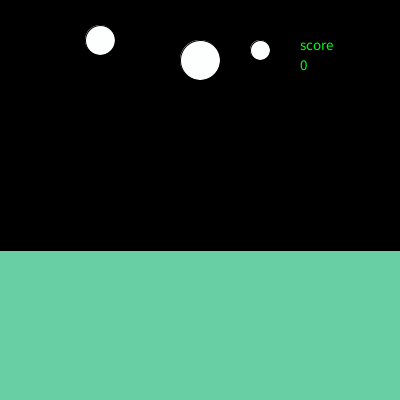
Frame 1 (no input)
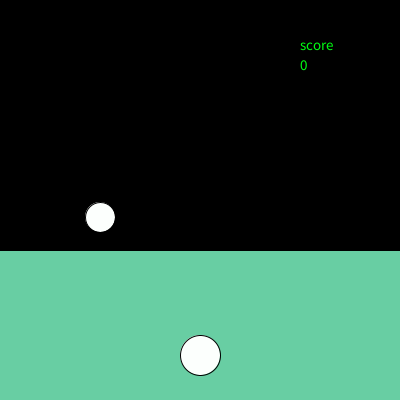
Frame 60 (the mouse pressed at the canvas centre just before this capture)
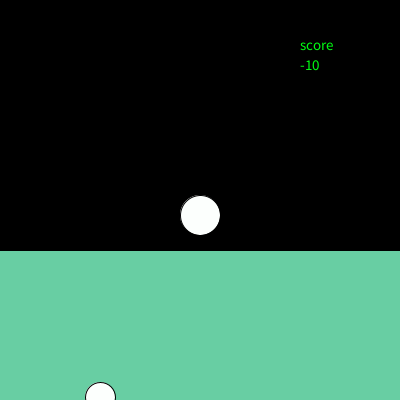
Frame 120 (the mouse held since frame 60 and released just before this capture)

The Processing sketch that drew these frames (run headless with seeded random() and noise(); from frame 60 on, the mouse is pressed at the canvas centre):

// Processing sketch: keira_1st_game
// ── keira_1st_game.pde

int t = 60;
int r = 40;
int m = 50;
int myScore = 0;
void setup()
{
  size (400,400);
}

void keyPressed()
{
  fill(#FFFFFF);
  
  // ball #1
  if(key=='s' && t>= 250)
  { 
    myScore = myScore + 25;
    t= 10;
    
  }
  // ball #2
  if ( key == 'a' && r>= 250)
  {
    myScore = myScore + 25;
    
    r=20;
  }
  
  //ball #3
  if (key=='d' && m>= 250)
  { myScore = myScore + 30;
  
  m=30;
  }
}
void draw ()
{
  //score box
   background(0,0,0,0);
  fill(#68CEA3);
  rect(-10,250,410,410);
  fill(#FCFFFD);
  
  
  //ball #1
  ellipse(200,t,40,40);
  
  // ball #2
  ellipse( 100,r,30,30);
  
  //ball #3
  ellipse( 260,m,20,20);
  
  //move ball #1
  t = t+ 5;
  
  //move ball #2
  
  r =r + 3;
  
  //move ball #3 
  
  m = m + 7;
  
   //loop ball #1
   if (t >= 450)
   {
     t = 10;
     
          //lose points 
     myScore = myScore - 10;
   }
   
     
   //loop ball #2
   if (r >=440)
   {
     r=25;
     
     // lose points
     myScore = myScore - 5;
   }
     
     //loop ball #3 
     if ( r >= 430)
     { 
       m= 35;
       
       myScore = myScore - 15;
     }

fill(#00FC12);
   textSize(15);
   text ( "score",300,50);
   text ( myScore,300,70);
   
   //win
   if(myScore >= 1000)
   { 
     textSize(30);
     text("You win!:D",200,200);
      m= 40;
     t = 40; 
     r = 40;
   }
   
   //lose 
   
   if ( myScore <= -100)
   { 
     fill(#F01D21);
     textSize(30);
     text("You lose! :(", 200,200);
     m= 40;
     t = 40; 
     r = 40;
   }
     
}
